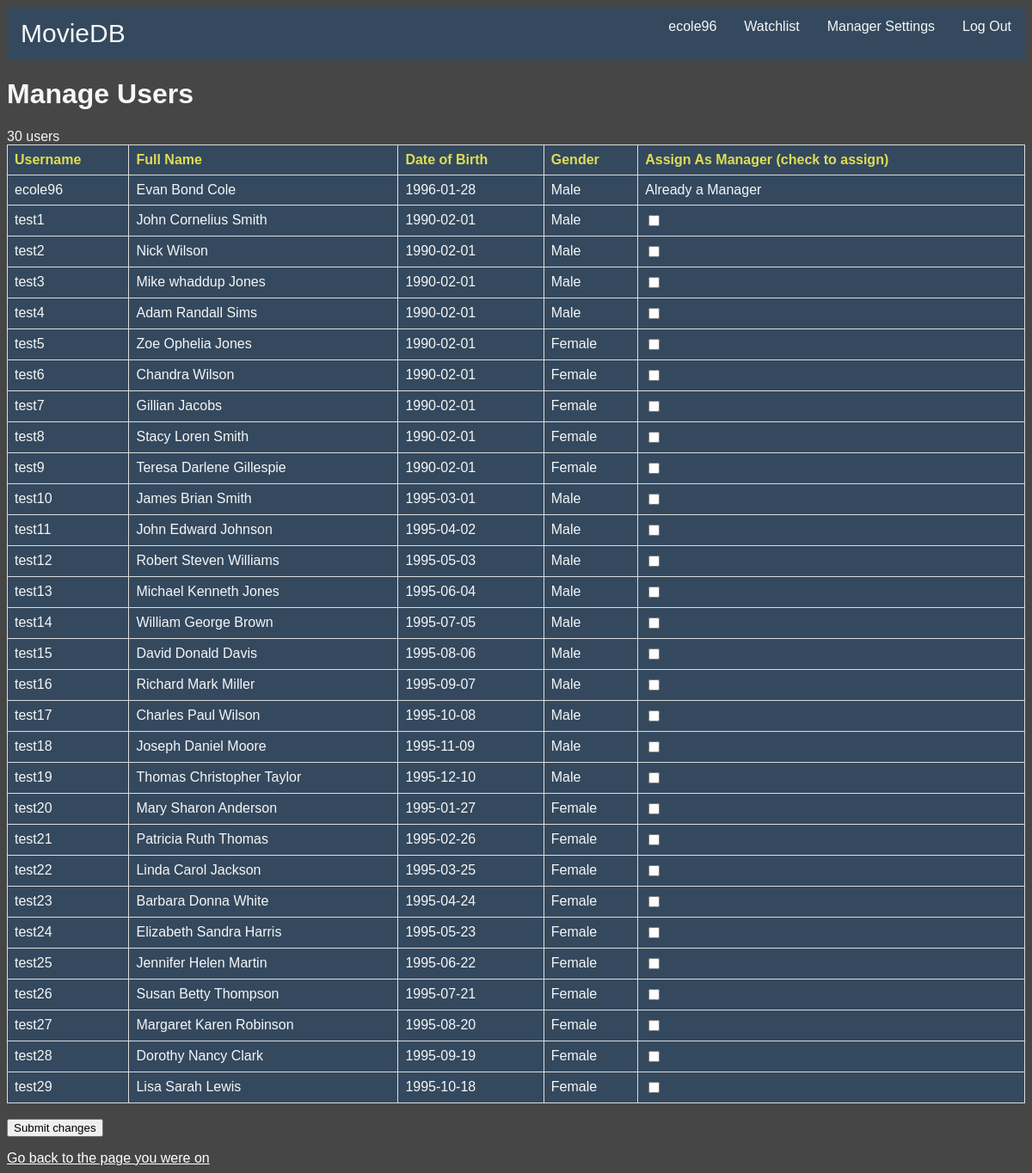
The app's page /source/manage-users.php (signed in) with its own data.
### tables this page shows
CREATE TABLE `db_user` (
  `userid` int(11) NOT NULL,
  `username` varchar(64) NOT NULL,
  `firstname` varchar(255) NOT NULL,
  `middlename` varchar(255) DEFAULT NULL,
  `lastname` varchar(255) NOT NULL,
  `user_password` varchar(60) NOT NULL,
  `date_of_birth` date NOT NULL,
  `gender` varchar(6) NOT NULL,
  `permission_id` tinyint(1) NOT NULL
);

### source/manage-users.php (the view, shortened to what this page needs)
<html>
	<head>
		<link rel='stylesheet' type='text/css' href='style.css'>
	</head>
	<body>
		<?php
			include('universalFunctions.php');
			function getUserList($db_connection)
			{
				$query = "SELECT username, firstname, middlename, lastname, date_of_birth, gender, permission_id FROM db_user";
				$result = mysqli_query($db_connection,$query);
				$result_count = mysqli_num_rows($result);
				$countStr = getCountString($result_count,'user');
				$outputStr = $countStr . "<form action = '' method='POST'>
						<table>
							<tr>
								<th>Username</th>
								<th>Full Name</th>
								<th>Date of Birth</th>
								<th>Gender</th>
								<th>Assign As Manager (check to assign)</th>
							</tr>";
				$row_no = 0;
				while($row = mysqli_fetch_assoc($result))
				{
					if(is_null($row['middlename']))
					{
						$fullName = $row['firstname'] . ' ' . $row['lastname'];
					}
					else
					{
						$fullName = $row['firstname'] . ' ' . $row['middlename'] . ' ' . $row['lastname'];
					}
					$checkbox_var = 'checkbox' . $row_no;
					if($row['permission_id'] == 1)
					{
						$managerToggleString = "Already a Manager<input type='checkbox' class='hidden' name=$checkbox_var value={$row['username']} style='display:none;'>";
					}
					else
					{
						$managerToggleString = "<input type='checkbox' name=$checkbox_var value={$row['username']}>";
					}
					$outputStr = $outputStr . "<tr>
							<td>{$row['username']}</td>
							<td>$fullName</td>
							<td>{$row['date_of_birth']}</td>
							<td>{$row['gender']}</td>
							<td>$managerToggleString</td>
						 </tr>";
					$row_no ++;
				}
				$outputStr = $outputStr . "</table><br><button type='submit' name='submitted'>Submit changes</button></form>";
				return $outputStr;
			}
			$session_check = isset($_SESSION['logged_in']) && isset($_SESSION['username']) && isset($_SESSION['permission_id']);
			if($session_check)
			{
				if($_SESSION['permission_id'] == 1)
				{
					echo "<h1>Manage Users</h1>";
					$db_connection = connectToDatabase();
					if($db_connection)
					{
						$outputStr = getUserList($db_connection);
						echo $outputStr . "<a href={$_SESSION['current_page']}>Go back to the page you were on</a>";
					}
				}
			}
			else
			{
				echo "Must be logged in as a manager to see this page.";
			}
		?>
	</body>
</html>

### source/style.css (style rules this page uses)
body { background-color:#464646; font-family:arial; color:#f6f6f6; }
a { color:white; }

### source/manage-users.php (style rules this page uses)
table { font-family: arial, sans-serif; border-collapse: collapse; width: 100%; background-color: #34495E; }
th { color: #dd5 }
td, th { border: 1px solid #dddddd; text-align: left; padding: 8px; }

### records on screen
db_user: username "ecole96", fullName "Evan Bond Cole", date_of_birth "1996-01-28", gender "Male"
db_user: username "test1", fullName "John Cornelius Smith", date_of_birth "1990-02-01", gender "Male"
db_user: username "test2", fullName "Nick Wilson", date_of_birth "1990-02-01", gender "Male"
db_user: username "test3", fullName "Mike whaddup Jones", date_of_birth "1990-02-01", gender "Male"
db_user: username "test4", fullName "Adam Randall Sims", date_of_birth "1990-02-01", gender "Male"
db_user: username "test5", fullName "Zoe Ophelia Jones", date_of_birth "1990-02-01", gender "Female"
db_user: username "test6", fullName "Chandra Wilson", date_of_birth "1990-02-01", gender "Female"
db_user: username "test7", fullName "Gillian Jacobs", date_of_birth "1990-02-01", gender "Female"
db_user: username "test8", fullName "Stacy Loren Smith", date_of_birth "1990-02-01", gender "Female"
db_user: username "test9", fullName "Teresa Darlene Gillespie", date_of_birth "1990-02-01", gender "Female"
db_user: username "test10", fullName "James Brian Smith", date_of_birth "1995-03-01", gender "Male"
db_user: username "test11", fullName "John Edward Johnson", date_of_birth "1995-04-02", gender "Male"
db_user: username "test12", fullName "Robert Steven Williams", date_of_birth "1995-05-03", gender "Male"
db_user: username "test13", fullName "Michael Kenneth Jones", date_of_birth "1995-06-04", gender "Male"
db_user: username "test14", fullName "William George Brown", date_of_birth "1995-07-05", gender "Male"
db_user: username "test15", fullName "David Donald Davis", date_of_birth "1995-08-06", gender "Male"
db_user: username "test16", fullName "Richard Mark Miller", date_of_birth "1995-09-07", gender "Male"
db_user: username "test17", fullName "Charles Paul Wilson", date_of_birth "1995-10-08", gender "Male"
db_user: username "test18", fullName "Joseph Daniel Moore", date_of_birth "1995-11-09", gender "Male"
db_user: username "test19", fullName "Thomas Christopher Taylor", date_of_birth "1995-12-10", gender "Male"
db_user: username "test20", fullName "Mary Sharon Anderson", date_of_birth "1995-01-27", gender "Female"
db_user: username "test21", fullName "Patricia Ruth Thomas", date_of_birth "1995-02-26", gender "Female"
db_user: username "test22", fullName "Linda Carol Jackson", date_of_birth "1995-03-25", gender "Female"
db_user: username "test23", fullName "Barbara Donna White", date_of_birth "1995-04-24", gender "Female"
db_user: username "test24", fullName "Elizabeth Sandra Harris", date_of_birth "1995-05-23", gender "Female"
db_user: username "test25", fullName "Jennifer Helen Martin", date_of_birth "1995-06-22", gender "Female"
db_user: username "test26", fullName "Susan Betty Thompson", date_of_birth "1995-07-21", gender "Female"
db_user: username "test27", fullName "Margaret Karen Robinson", date_of_birth "1995-08-20", gender "Female"
db_user: username "test28", fullName "Dorothy Nancy Clark", date_of_birth "1995-09-19", gender "Female"
db_user: username "test29", fullName "Lisa Sarah Lewis", date_of_birth "1995-10-18", gender "Female"

### other values on screen
$_SESSION['username'] "ecole96"
$countStr "30 users"
